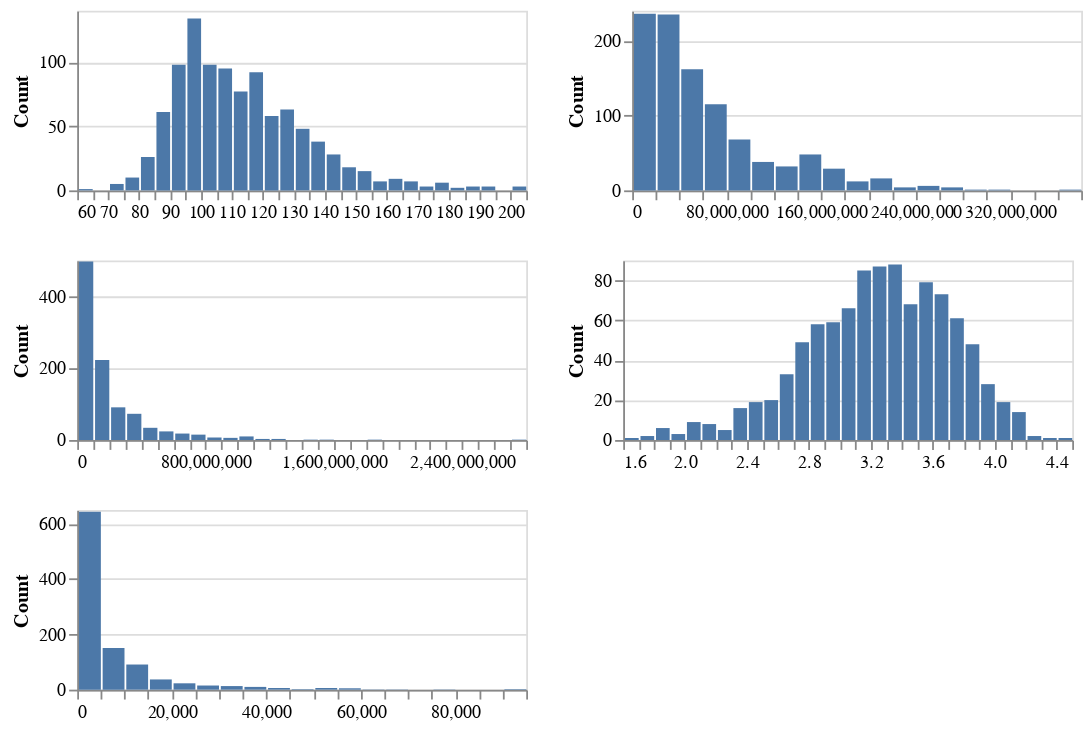

Source (notebook cell):
### Markdown cell above
<div class="alert alert-info" style="color:black">

### Question 1.5
rubric={viz:2,accuracy:2}
    
<h4>Python</h4>
<ul>
    <li>Extract the column names from all numerical columns except <code>id</code> and save them to a variable as a list (the <code>.select_dtypes()</code> method can help here, or you can do it manually).</li>
<li>Copy the code from your histogram above and paste it here. Modify the code so it plots one histogram per numeric column in a plot grid with 2 columns and 3 rows. Don’t use a loop, use the Altair approach to repeating charts instead (with the `repeat` keyword` rather than <code>row</code> or <codecolumn`).</li>
</ul>

</div>

### Code cell
# YOUR ANSWER GOES HERE
import altair as alt

#exclude id from numeric column names

numeric_cols = (
    df.select_dtypes(include="number")
    .columns
    .drop("id", errors="ignore")
    .tolist()
)

# take first 6 to fit a 2x3 grid (2columns, 3 rows)
cols_2x3 = numeric_cols[:6]

#repeat histogram 
base = alt.Chart(df).mark_bar().encode(
    x=alt.X(
        alt.repeat("column"), type="quantitative",
        bin=alt.Bin(maxbins=30),
        title=None
    ),
    y=alt.Y("count():Q", title="Count")
).properties(
    height=100,
    width=250
)

row1 = base.repeat(column=cols_2x3[0:2])
row2 = base.repeat(column=cols_2x3[2:4])
row3 = base.repeat(column=cols_2x3[4:6])
                       
grid_2x3 = alt.vconcat(row1, row2, row3).resolve_scale(x="independent").configure_title(fontSize=12)
grid_2x3

### Figure 1 — Vega-Lite specification as saved in the notebook (floating-point values rounded to 4 significant figures; data arrays with more than 128 entries replaced by an {"elided": "..."} marker saying what was removed)
{"config": {"view": {"continuousWidth": 300, "continuousHeight": 300}, "title": {"fontSize": 12}}, "vconcat": [{"repeat": {"column": ["runtime", "budget"]}, "spec": {"data": {"name": "data-7fad01cd0e8e64e3f4ae864685dfb79d"}, "mark": {"type": "bar"}, "encoding": {"x": {"bin": {"maxbins": 30}, "field": {"repeat": "column"}, "title": null, "type": "quantitative"}, "y": {"aggregate": "count", "title": "Count", "type": "quantitative"}}, "height": 100, "width": 250}}, {"repeat": {"column": ["revenue", "vote_average"]}, "spec": {"data": {"name": "data-7fad01cd0e8e64e3f4ae864685dfb79d"}, "mark": {"type": "bar"}, "encoding": {"x": {"bin": {"maxbins": 30}, "field": {"repeat": "column"}, "title": null, "type": "quantitative"}, "y": {"aggregate": "count", "title": "Count", "type": "quantitative"}}, "height": 100, "width": 250}}, {"repeat": {"column": ["vote_count"]}, "spec": {"data": {"name": "data-7fad01cd0e8e64e3f4ae864685dfb79d"}, "mark": {"type": "bar"}, "encoding": {"x": {"bin": {"maxbins": 30}, "field": {"repeat": "column"}, "title": null, "type": "quantitative"}, "y": {"aggregate": "count", "title": "Count", "type": "quantitative"}}, "height": 100, "width": 250}}], "resolve": {"scale": {"x": "independent"}}, "$schema": "https://vega.github.io/schema/vega-lite/v6.1.0.json", "datasets": {"data-7fad01cd0e8e64e3f4ae864685dfb79d": {"elided": "1008 records"}}}
